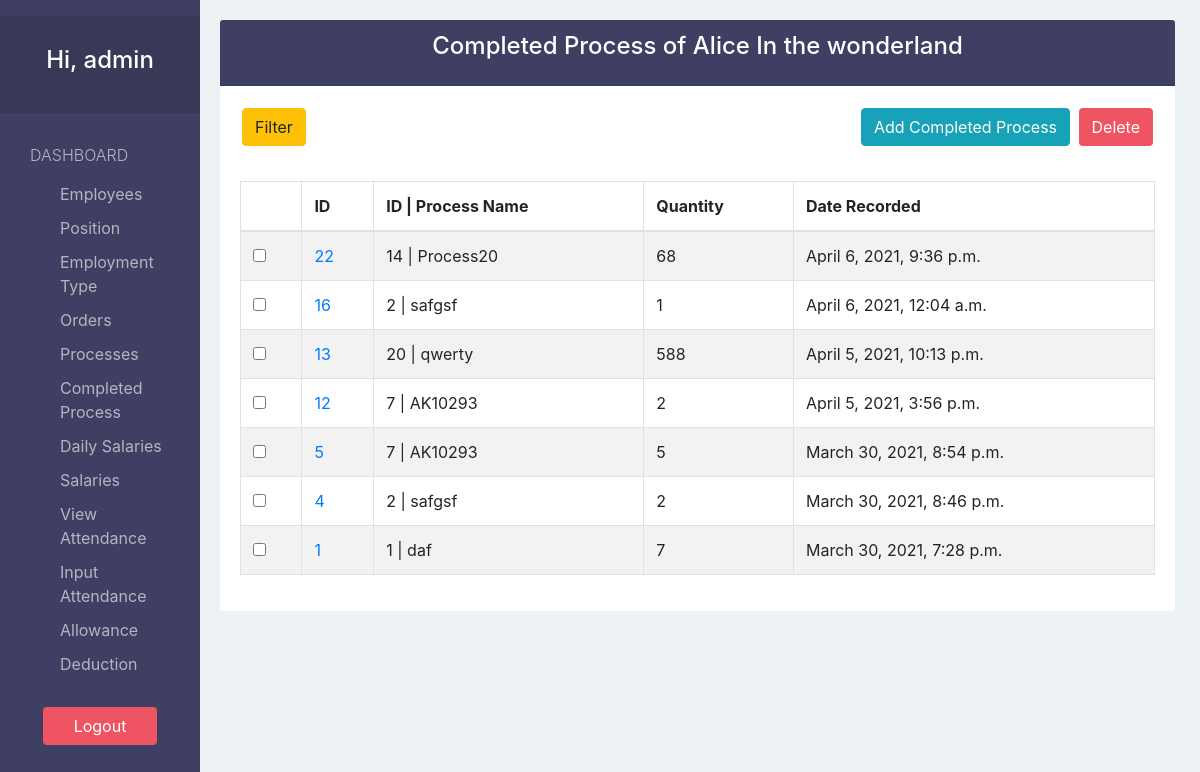
The page /payrollApp/completedProcess/employee/2/ (signed in) on the database as committed earlier.
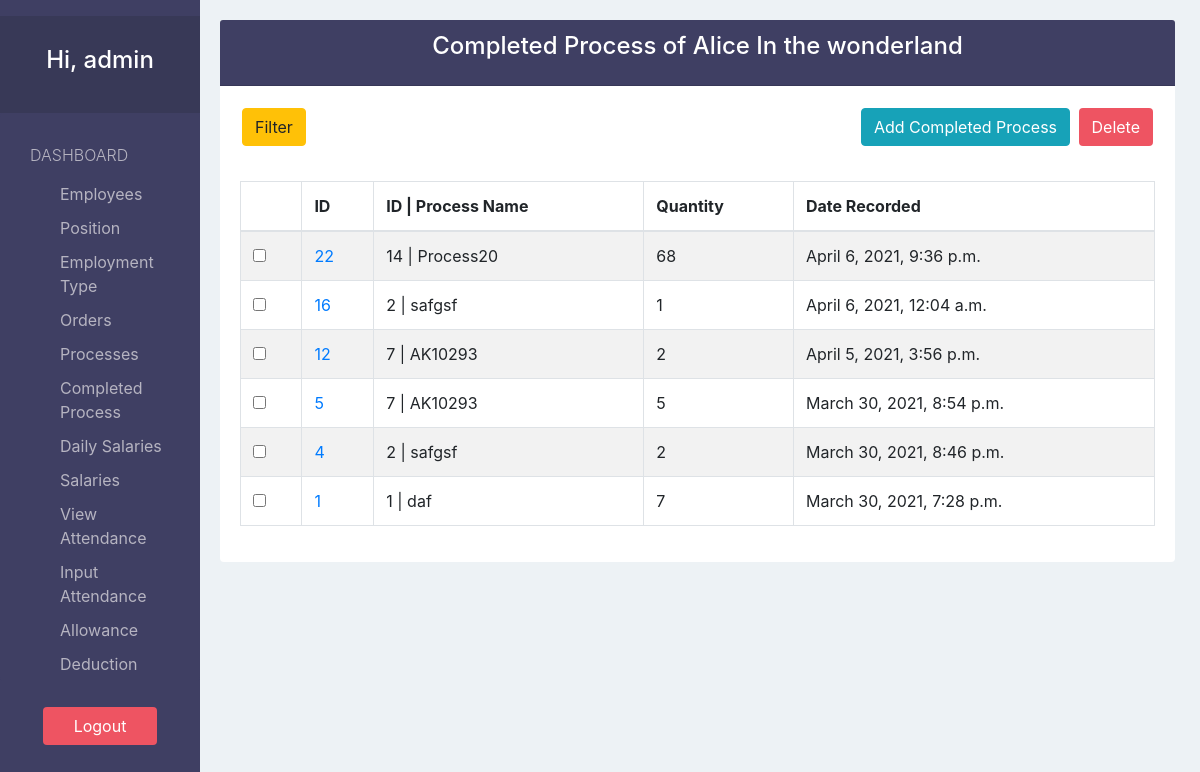
The same page on the database as committed later.
### payrollApp/models.py (models this page shows, shortened)
class CompletedProcess(models.Model):
  processID     = models.ForeignKey('Process', default=None, null=True, on_delete=models.CASCADE)
  employeeID    = models.ForeignKey('Employee', default=None, null=True, on_delete=models.CASCADE)
  quantity      = models.PositiveIntegerField(validators=[MinValueValidator(1, message="Quantity can't be less than 1")])
  dateRecorded  = models.DateTimeField(auto_now_add=True)

class Process(models.Model):
  orderID     = models.ForeignKey('Order', default=None, null=True, on_delete=models.CASCADE)
  name        = models.CharField(max_length=200)
  price       = models.DecimalField(decimal_places=2, max_digits=100, validators=[MinValueValidator(0, message="Price can't be less than 0")])
  quantity    = models.PositiveIntegerField()
  description = models.TextField(blank=True, null=True)
  def __str__(self):
    return str(self.id)+" | "+self.name

### payrollApp/views.py (the view)
# urls.py: path('completedProcess/employee/<employee_id>/', views.completedProcess_of_employee_view, name="completedProcess-of-employee"),
@login_required(login_url='login')
def completedProcess_of_employee_view(request, employee_id):
  employee = Employee.objects.get(id=employee_id)
  completedProcesses = CompletedProcess.objects.filter(employeeID=employee_id).order_by('-dateRecorded')
  if completedProcesses:
    flag=True
  else:
    flag=False
  myFilter = CompletedProcessOfEmployeeFilter(request.GET, queryset=completedProcesses)
  completedProcesses = myFilter.qs
  context = {
    'completedProcesses':completedProcesses,
    'flags':flag,
    'employee':employee,
    'myFilter': myFilter
  }
  return render(request, "completedProcess/completedProcess_of_employee.html", context)

### payrollApp/templates/completedProcess/completedProcess_of_employee.html (shortened to what this page needs)
{% extends 'view_base.html' %}
{% load static %}
{% load humanize %}
{% load bootstrap4 %}
{% block viewTitle %}Completed Process of {{ employee.firstName|capfirst }} {% if employee.lastName %}{{ employee.lastName|capfirst }}{% endif %}{% endblock %}
{% block addBtn %}
  <a href="{% url 'create-completedProcess-employee' employee.id %}?next={{ request.path }}" class="btn btn-info">Add Completed Process</a>
{% endblock %}
{% block columns %}
  {% if flags %}
    {% block form %}
      <form action="{% url 'delete-completedProcess'%}?next={{ request.path }}" method="POST">{% csrf_token %}
    {% endblock %}
    <th></th>
    <th>ID</th>
    <th>ID | Process Name</th>
    <th>Quantity</th>
    <th>Date Recorded</th>
  {% endif %}
{% endblock %}
{% block tbodyContent %}
  {% if not flags %}
    <h3>No Completed Process</h3>
    {% else %}
      {% for completedProcess in completedProcesses %}
        <tr>
          <td><input type="checkbox" name="selected" value="{{ completedProcess.id }}"></td>
          <td scope="row"><a href="{% url 'edit-completedProcess' completedProcess.id %}?next={{ request.path }}">{{ completedProcess.id }}</a></td>
          <td>{{ completedProcess.processID }}</td>
          <td>{{ completedProcess.quantity|intcomma }}</td>
          <td>{{ completedProcess.dateRecorded  }}</td>
        </tr>
      {% endfor %}
  {% endif %}
{% endblock %}

Rows that differ between the two databases and show on the page:
removed CompletedProcess: id "13", processID "20 | qwerty", quantity "588", dateRecorded "April 5, 2021, 10:13 p.m."
